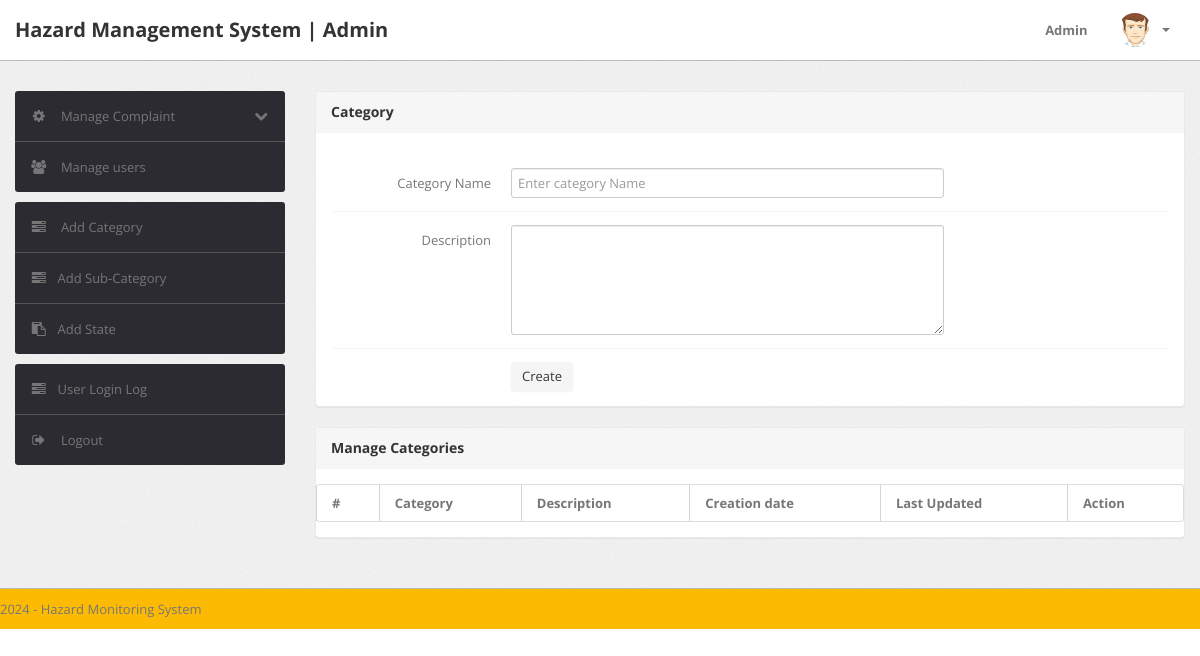
/admin/category.php (signed in), run on an earlier commit of the app's database.
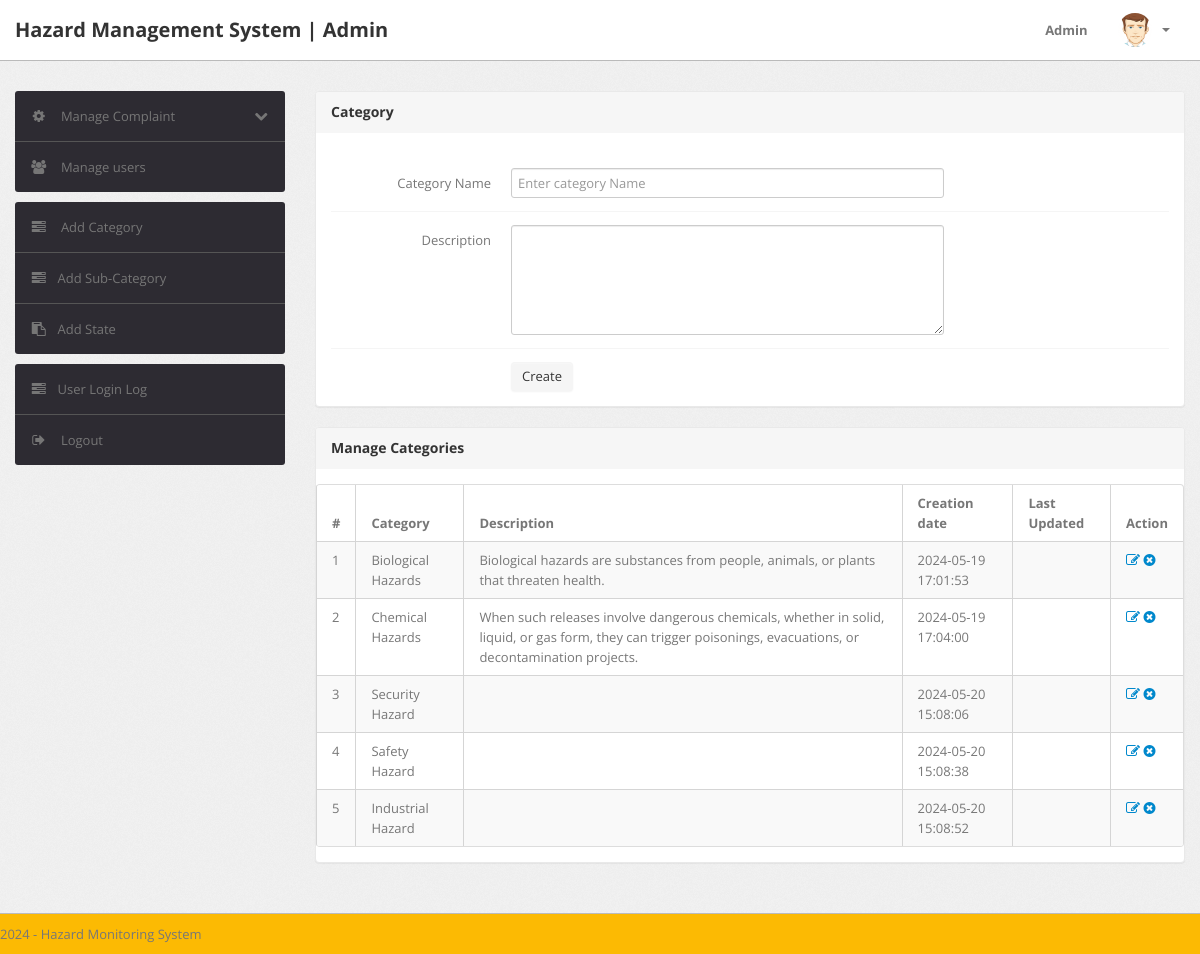
And on a later commit of the database.
### tables this page shows
CREATE TABLE `category` (
  `id` int(11) NOT NULL,
  `categoryName` varchar(255) NOT NULL,
  `categoryDescription` longtext NOT NULL,
  `creationDate` timestamp NOT NULL DEFAULT current_timestamp(),
  `updationDate` varchar(255) NOT NULL
);

### admin/category.php (the view, shortened to what this page needs)
<?php
include('include/config.php');
if(strlen($_SESSION['alogin'])==0)
	{
header('location:index.php');
}
else{
?>
<!DOCTYPE html>
<html lang="en">
<head>
	<link type="text/css" href="bootstrap/css/bootstrap.min.css" rel="stylesheet">
	<link type="text/css" href="bootstrap/css/bootstrap-responsive.min.css" rel="stylesheet">
	<link type="text/css" href="css/theme.css" rel="stylesheet">
	<link type="text/css" href="images/icons/css/font-awesome.css" rel="stylesheet">
</head>
<body>
<?php include('include/header.php');?>
	<div class="wrapper">
		<div class="container">
			<div class="row">
<?php include('include/sidebar.php');?>
			<div class="span9">
					<div class="content">
						<div class="module">
							<div class="module-head">
								<h3>Category</h3>
							</div>
							<div class="module-body">
									<br />
			<form class="form-horizontal row-fluid" name="Category" method="post" >
<div class="control-group">
<label class="control-label" for="basicinput">Category Name</label>
<div class="controls">
<input type="text" placeholder="Enter category Name"  name="category" class="span8 tip" required>
</div>
</div>
<div class="control-group">
											<label class="control-label" for="basicinput">Description</label>
											<div class="controls">
												<textarea class="span8" name="description" rows="5"></textarea>
											</div>
										</div>
	<div class="control-group">
											<div class="controls">
												<button type="submit" name="submit" class="btn">Create</button>
											</div>
										</div>
									</form>
							</div>
						</div>
	<div class="module">
							<div class="module-head">
								<h3>Manage Categories</h3>
							</div>
							<div class="module-body table">
								<table cellpadding="0" cellspacing="0" border="0" class="datatable-1 table table-bordered table-striped	 display" width="100%">
									<thead>
										<tr>
											<th>#</th>
											<th>Category</th>
											<th>Description</th>
											<th>Creation date</th>
											<th>Last Updated</th>
											<th>Action</th>
										</tr>
									</thead>
									<tbody>
<?php $query=mysqli_query($bd, "select * from category");
$cnt=1;
while($row=mysqli_fetch_array($query))
{
?>
										<tr>
											<td><?php echo htmlentities($cnt);?></td>
											<td><?php echo htmlentities($row['categoryName']);?></td>
											<td><?php echo htmlentities($row['categoryDescription']);?></td>
											<td> <?php echo htmlentities($row['creationDate']);?></td>
											<td><?php echo htmlentities($row['updationDate']);?></td>
											<td>
											<a href="edit-category.php?id=<?php echo $row['id']?>" ><i class="icon-edit"></i></a>
											<a href="category.php?id=<?php echo $row['id']?>&del=delete" onClick="return confirm('Are you sure you want to delete?')"><i class="icon-remove-sign"></i></a></td>
										</tr>
										<?php $cnt=$cnt+1; } ?>
								</table>
							</div>
						</div>
					</div>
				</div>
			</div>
		</div>
	</div>
<?php include('include/footer.php');?>
</body>
<?php } ?>

### admin/include/header.php (shortened to what this page needs)
<div class="navbar navbar-fixed-top">
		<div class="navbar-inner">
			<div class="container">
			  	<a class="brand" href="admin-dashboard.php">
			  		Hazard Management System | Admin
			  	</a>
				<div class="nav-collapse collapse navbar-inverse-collapse">
					<ul class="nav pull-right">
						<li><a href="#">
							Admin
						</a></li>
						<li class="nav-user dropdown">
							<a href="#" class="dropdown-toggle" data-toggle="dropdown">
								<img src="images/user.png" class="nav-avatar" />
								<b class="caret"></b>
							</a>
						</li>
					</ul>
				</div>
			</div>
		</div>
	</div>

### admin/include/sidebar.php (shortened to what this page needs)
<div class="span3">
					<div class="sidebar">
<ul class="widget widget-menu unstyled">
							<li>
								<a class="collapsed" data-toggle="collapse" href="#togglePages">
									<i class="menu-icon icon-cog"></i>
									<i class="icon-chevron-down pull-right"></i><i class="icon-chevron-up pull-right"></i>
									Manage Complaint
								</a>
							</li>
							<li>
								<a href="manage-users.php">
									<i class="menu-icon icon-group"></i>
									Manage users
								</a>
							</li>
						</ul>
						<ul class="widget widget-menu unstyled">
                                <li><a href="category.php"><i class="menu-icon icon-tasks"></i> Add Category </a></li>
                                <li><a href="subcategory.php"><i class="menu-icon icon-tasks"></i>Add Sub-Category </a></li>
                                <li><a href="state.php"><i class="menu-icon icon-paste"></i>Add State</a></li>
                            </ul>
						<ul class="widget widget-menu unstyled">
							<li><a href="user-logs.php"><i class="menu-icon icon-tasks"></i>User Login Log </a></li>
							<li>
								<a href="logout.php">
									<i class="menu-icon icon-signout"></i>
									Logout
								</a>
							</li>
						</ul>
					</div>
				</div>

### admin/include/footer.php (shortened to what this page needs)
<footer class="site-footer" style="background-color: #fcba03; padding: 10px 0; position: relative; bottom: 0; width: 100%;">
    <div class="text-center">
        2024 - Hazard Monitoring System
    </div>
</footer>

What changed in the data, as far as the page shows it:
added category: categoryName "Biological Hazards", categoryDescription "Biological hazards are substances from people, animals, or plants that threaten health.", creationDate "2024-05-19 17:01:53"
added category: categoryName "Chemical Hazards", categoryDescription "When such releases involve dangerous chemicals, whether in solid, liquid, or gas form, they can trigger poisonings, evacuations, or decontamination projects.", creationDate "2024-05-19 17:04:00"
added category: categoryName "Security Hazard", creationDate "2024-05-20 15:08:06"
added category: categoryName "Safety Hazard", creationDate "2024-05-20 15:08:38"
added category: categoryName "Industrial Hazard", creationDate "2024-05-20 15:08:52"
